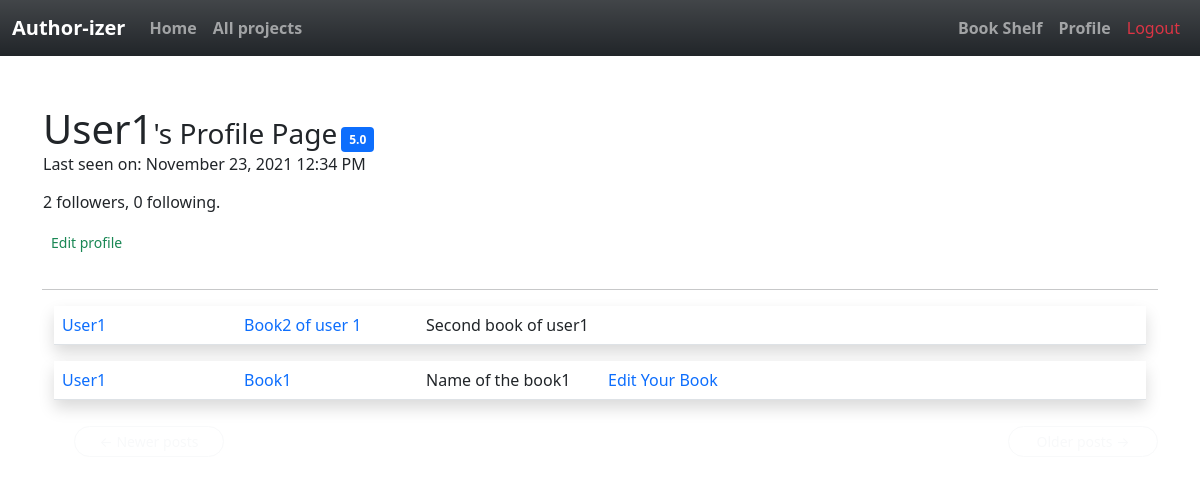
The page /user/user1 (signed in) on the database as committed earlier.
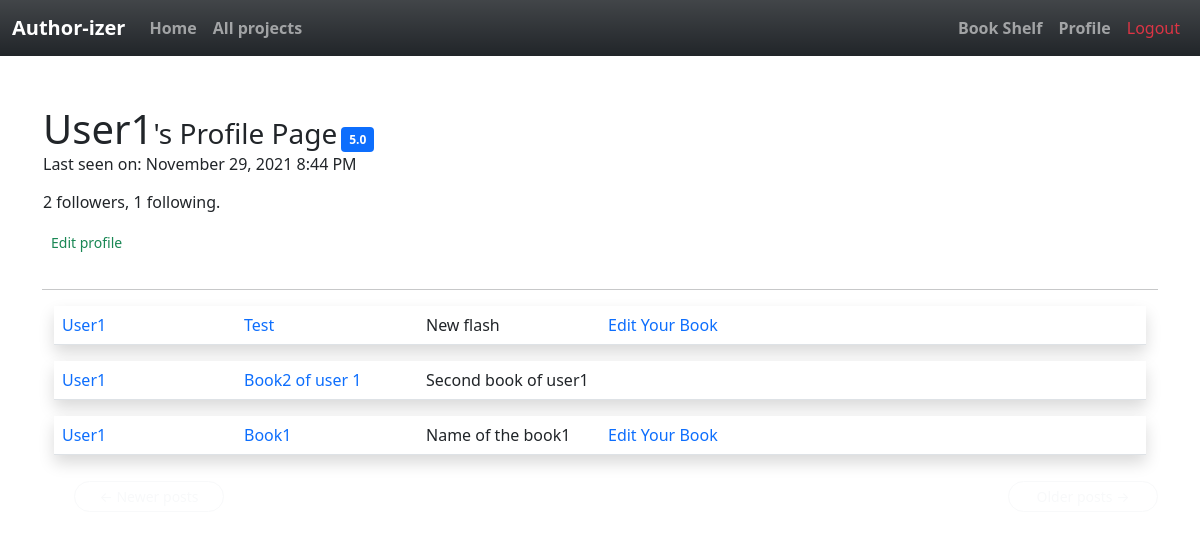
The same page on the database as committed later.
### app/models.py (models this page shows, shortened)
class User(UserMixin, db.Model):
    id = db.Column(db.Integer, primary_key=True )
    username = db.Column(db.String(64), index=True, unique=True)
    email = db.Column(db.String(120), index=True, unique=True)
    password_hash = db.Column(db.String(128))
    posts = db.relationship('Post', backref='author', lazy='dynamic')
    about_me = db.Column(db.String(140))
    last_seen = db.Column(db.DateTime, default=datetime.utcnow)
    followed = db.relationship(
        'User', secondary=followers,
        primaryjoin=(followers.c.follower_id == id),
        secondaryjoin=(followers.c.followed_id == id),
        backref=db.backref('followers', lazy='dynamic'), lazy='dynamic')

class SearchableMixin(object):
    @classmethod
    def before_commit(cls, session):
        session._changes = {
            'add': list(session.new),
            'update': list(session.dirty),
            'delete': list(session.deleted)
        }
    @classmethod
    def after_commit(cls, session):
        for obj in session._changes['add']:
            if isinstance(obj, SearchableMixin):
                add_to_index(obj.__tablename__, obj)
        for obj in session._changes['update']:
            if isinstance(obj, SearchableMixin):
                add_to_index(obj.__tablename__, obj)
        for obj in session._changes['delete']:
            if isinstance(obj, SearchableMixin):
                remove_from_index(obj.__tablename__, obj)
        session._changes = None

class Post(SearchableMixin, db.Model):
    __searchable__ = ['body']
    id = db.Column(db.Integer, primary_key=True)
    body = db.Column(db.Text)
    title= db.Column(db.String(140))
    subtitle=db.Column(db.String(200))
    timestamp = db.Column(db.DateTime, index=True, default=datetime.utcnow)
    user_id = db.Column(db.Integer, db.ForeignKey('user.id', ondelete="CASCADE"))
    contributes = db.relationship('Contribute', backref='contrib', lazy='dynamic')
    completed= db.Column(db.Boolean, default=False)

### app/routes.py (the view)
@app.route('/user/<username>')
@login_required
def user(username):
    user = User.query.filter_by(username=username).first_or_404()
    page = request.args.get('page', 1, type=int)
    authorate= user_rating(username)
    posts = user.posts.order_by(Post.timestamp.desc()).paginate(
        page, app.config['POSTS_PER_PAGE'], False)
    next_url = url_for('user', username=user.username, page=posts.next_num) \
        if posts.has_next else None
    prev_url = url_for('user', username=user.username, page=posts.prev_num) \
        if posts.has_prev else None
    form = EmptyForm()
    return render_template('user.html', user=user, posts=posts.items,
                           next_url=next_url, prev_url=prev_url, form=form, username=current_user.username,authorate=authorate)

### app/models.py (called while the page is built)
@login.user_loader
def load_user(id):
    return User.query.get(int(id))

### app/rating.py (called while the page is built)
def user_rating(username):
    conts=[]
    contributes=Contribute.query.filter_by(contributor=username).all()
    num=len(contributes)
    for contribute in contributes:
        if contribute.accepted:
            conts.append(contribute)
    acc_len = len(conts)
    if num>0:
        rating=(acc_len*5)/num
        return round(rating,1)
    else:
        return 0

### app/routes.py (called while the page is built)
@app.before_request
def before_request():
    if current_user.is_authenticated:
        current_user.last_seen = datetime.utcnow()
        db.session.commit()
        g.search_form = SearchForm()

### app/templates/user.html (shortened to what this page needs)
{% extends "base.html" %}
{% import 'bootstrap/form.html' as wtf %}
{% block app_content %}
<table class="container">
    <tr>
        <td>
            <h1 class='d-inline'>{{ user.username.capitalize() }}</h1><h3 class='d-inline'>'s Profile Page</h3>
            <span class='badge bg-primary text-wrap d-inline'> {{authorate}} </span>
            {% if user.last_seen %}
                    <p>Last seen on: {{ moment(user.last_seen).format('LLL') }}</p>
                    {% endif %}
            <p>{{ user.followers.count() }} followers, {{ user.followed.count() }} following.</p>
            {% if user == current_user %}
            <p class="btn-sm rounded-pill btn-outline-light float-start"><a class='text-decoration-none text-success ' href="{{ url_for('edit_profile') }}">Edit profile</a></p>
            {% endif %}
        </td>
    </tr>
</table>
    <hr>
    {% for post in posts %}
    {% include '_post.html' %}
{% endfor %}
<nav aria-label="...">
    <ul class="pager">
        <li class="btn-sm rounded-pill btn-outline-secondary{% if not prev_url %} btn btn-outline-light{% endif %}">
            <a type="button" class="btn-outline-light text-decoration-none" href="{{ prev_url or '#' }}">
                <span aria-hidden="true">&larr;</span> Newer posts
            </a>
        </li>
        <li class="btn-sm rounded-pill btn-outline-secondary{% if not next_url %} btn btn-outline-light{% endif %} float-end">
            <a type="button" class="btn-outline-light text-decoration-none" href="{{ next_url or '#' }}">
                Older posts <span aria-hidden="true">&rarr;</span>
            </a>
        </li>
    </ul>
</nav>
{% endblock %}

### app/templates/_post.html (shortened to what this page needs)
<div class="container mt-3 ">
<table class="table table-hover ">
    <tr class=' shadow p-3 mb-5 bg-body '>
        <td class=" col-sm-2  ">
            <a class= "text-decoration-none" href="{{ url_for('user', username=post.author.username) }}">
                {{ post.author.username.capitalize() }}
            </a>
        </td>
        <td class="col-sm-2">
            <a class= "text-decoration-none" href="{{ url_for('read_post', id=post.id) }}">
            {{ post.title.capitalize() }}
            </a>
        </td>
        <td class="col-sm-2 ">
            {{ post.subtitle.capitalize() }}
        </td>
        <td class="col -sm-2">
            {%if post.author.username != current_user.username and not post.completed%}
                <a class= "text-decoration-none" href="{{ url_for('contribute', id=post.id)}}"> Contribute to the Book </a>
            {%elif not post.completed %}
                <a class= "text-decoration-none" href="{{url_for('edit_post' , id=post.id)}}"> Edit Your Book</a>
            {%endif %}
        </td>
        <td class="col-sm-2 ">
        </td>
    </tr>
</table>
</div>

Rows that differ between the two databases and show on the page:
changed User "User1": last_seen "November 23, 2021 12:34 PM" → "November 29, 2021 8:44 PM"
added Post: author.username "User1", title "Test", subtitle "New flash"
Other text that changed with them:
{{ user.followed.count() }}: "0" → "1"
